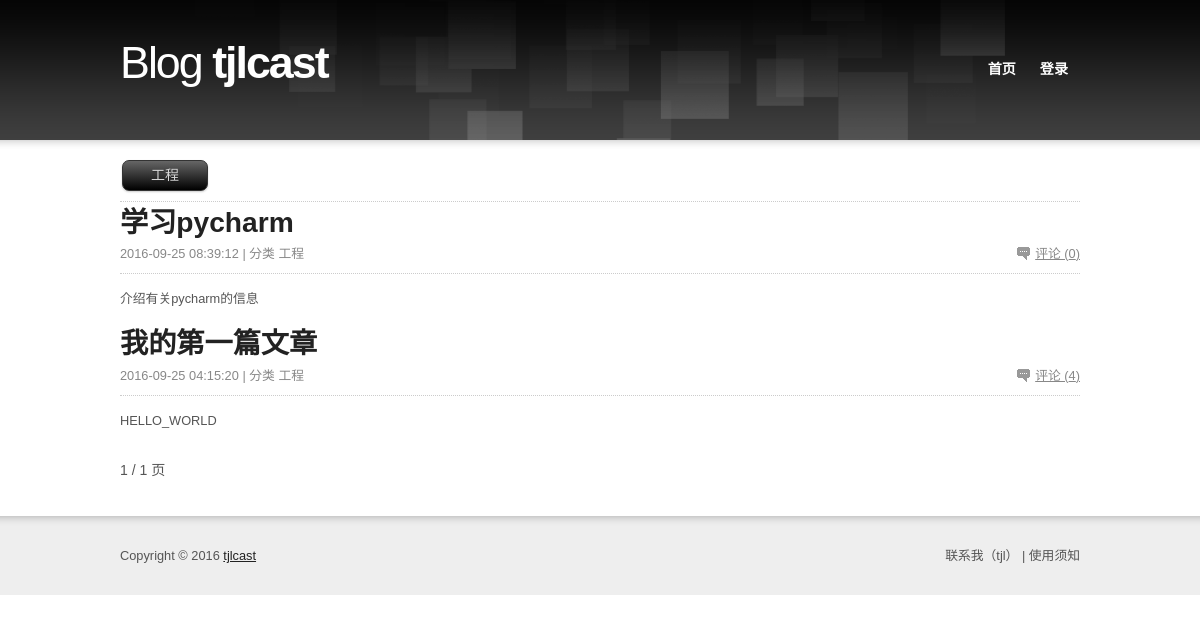
Screenshot of /category/?cid=2 with the database file from the repository.
### blog_old_project/models.py (models this page shows, shortened)
class Category(models.Model):
    name = models.CharField(max_length=30, verbose_name='分类名称')
    index = models.IntegerField(default=999,verbose_name='分类的排序')
    class Meta:
        verbose_name = '分类'
        verbose_name_plural = verbose_name
        ordering = ['index', 'id']

class Article(models.Model):
    title = models.CharField(max_length=50, verbose_name='文章标题')
    desc = models.CharField(max_length=50, verbose_name='文章描述')
    content = models.TextField(verbose_name='文章内容')
    click_count = models.IntegerField(default=0, verbose_name='点击次数')
    is_recommend = models.BooleanField(default=False, verbose_name='是否推荐')
    date_publish = models.DateTimeField(auto_now_add=True, verbose_name='发布时间')
    user = models.ForeignKey(User, verbose_name='用户')
    category = models.ForeignKey(Category, blank=True, null=True, verbose_name='分类')
    tag = models.ManyToManyField(Tag, verbose_name='标签')
    objects = ArticleManager()
    class Meta:
        verbose_name = '文章'
        verbose_name_plural = verbose_name
        ordering = ['-date_publish']

### blog_old_project/views.py (the view)
# urls.py: url(r'category/$', category, name='category'),
def category(request):
    try:
        cid = request.GET.get('cid', None)
        try:
            category = Category.objects.get(pk=cid)
        except Category.DoesNotExist:
            return render(request, 'failure.html', {'msg': '分类不存在'})
        article_list = Article.objects.filter(category=category)
        article_list = getPaginator(request, article_list, 1, 5)
    except Exception as e:
        logger.error(e)
    return render(request, 'category.html', locals())

### blog_old_project/tools/MyPagination.py (called while the page is built)
    def page(self, number):
        self.page_num = number
        return super(JuncheePaginator, self).page(number)

### blog_old_project/views.py (called while the page is built)
def global_settings(request):
    SITE_NAME = settings.SITE_NAME
    SITE_DESC = settings.SITE_DESC
    return locals()

def getPaginator(request, obj_list, curPage, page_size=5):
    paginator = JuncheePaginator(obj_list, page_size)
    try:
        cur_page = int(curPage)
        obj_list = paginator.page(cur_page)
    except Exception as e:
        obj_list = paginator.page(1)
    return obj_list

### templates/category.html (shortened to what this page needs)
{% include 'header.html' %}
	<div id="section" class="box">
		<div class="button black"> {{ category.name }} </div>
		<div style="border-bottom: 1px dotted #CCC;margin: 10px 0 0 0"></div>
		<ul class="articles box">
                {% for article in article_list %}
                    <li>
					<h2><a href="{% url 'article' %}?id={{ article.id }}">{{ article.title }}</a></h2>
					<div class="article-info box">
						<p class="f-right"><a href="{% url 'article' %}?id={{ article.id }}" class="comment">评论 ({{ article.comment_set.all.count }})</a></p>
						<p class="f-left">{{ article.date_publish | date:'Y-m-d H:i:s' }} | 分类 {{ article.category.name }} </p>
					</div>
					<p>{{ article.desc }}</p>
				    </li>
                {% endfor %}
			</ul>
            <div class="pagination box">
                    <p class="f-left"> {{ article_list.number }} / {{ article_list.paginator.num_pages }} 页</p>
            </div>
	</div>
{% include 'footer.html' %}

### static/css/main.css (style rules this page uses)
blockquote, body, button, code, dd, div, dl, dt, fieldset, form, h1, h2, h3, h4, h5, h6, img, legend, li, ol, p, pre, td, th, ul { margin:0; padding:0; border:0; vertical-align:baseline; }
address, blockquote, dl, fieldset, form, h1, h2, h3, h4, h5, h6, ol, p, table, ul { margin:15px 0; }
body { background:url("../design/bg.png") 0 0 repeat-x; font:0.8em/1.5 "arial", sans-serif; }
h2 { font-size:220%; font-weight:bold; }
#section { overflow:hidden; padding:20px 0; }
.articles { margin:0; list-style:none; }
.articles h2 { margin:0; }
.articles h2 a { text-decoration:none; }
.articles .article-info { padding-bottom:10px; }
.articles .article-info .comment { padding-left:18px; background:url("../design/comment.gif") 0 50% no-repeat; }
.articles .article-info p { margin:0; }
.pagination { font-size:110%; }
.box { min-height:1px; _height:1%; }
.box:after { display:block; visibility:hidden; clear:both; line-height:0; font-size:0; content:"."; }
.f-left { float:left !important; }
.f-right { float:right !important; }

### static/css/skin.css (style rules this page uses)
body { background-color:#FFF; color:#555; }
a { color:#222; }
h2 { color:#222; }
.articles .article-info { border-bottom:1px dotted #CCC; color:#888; }
.articles .article-info a { color:#888; }

### static/css/botton.css (style rules this page uses)
.button { display: inline-block; zoom: 1; *display: inline; vertical-align: baseline; margin: 0 2px; outline: none; cursor: pointer; text-align: center; text-decoration: none; font: 14px/100% Arial, Helvetica, sans-serif; padding: .5em 2em .55em; text-shadow: 0 1px 1px rgba(0,0,0,.3); -webkit-border-radius: .5em; -moz-border-radius: .5em; border-radius: .5em; -webkit-box-shadow: 0 1px 2px rgba(0,0,0,.2); -moz-box-shadow: 0 1px 2px rgba(0,0,0,.2); box-shadow: 0 1px 2px rgba(0,0,0,.2); }
.black { color: #d7d7d7; border: solid 1px #333; background: #333; background: -webkit-gradient(linear, left top, left bottom, from(#666), to(#000)); background: -moz-linear-gradient(top, #666, #000); filter: progid:DXImageTransform.Microsoft.gradient(startColorstr='#666666', endColorstr='#000000'); }

### rows the page displays
Category: name "工程"
Article: title "学习pycharm", comment_set.all.count "0", date_publish "2016-09-25 08:39:12", category.name "工程", desc "介绍有关pycharm的信息"
Article: title "我的第一篇文章", comment_set.all.count "4", date_publish "2016-09-25 04:15:20", category.name "工程", desc "HELLO_WORLD"

### other values shown
{{ SITE_NAME }} "tjlcast"
{{ article_list.number }} "1"
{{ article_list.paginator.num_pages }} "1"
